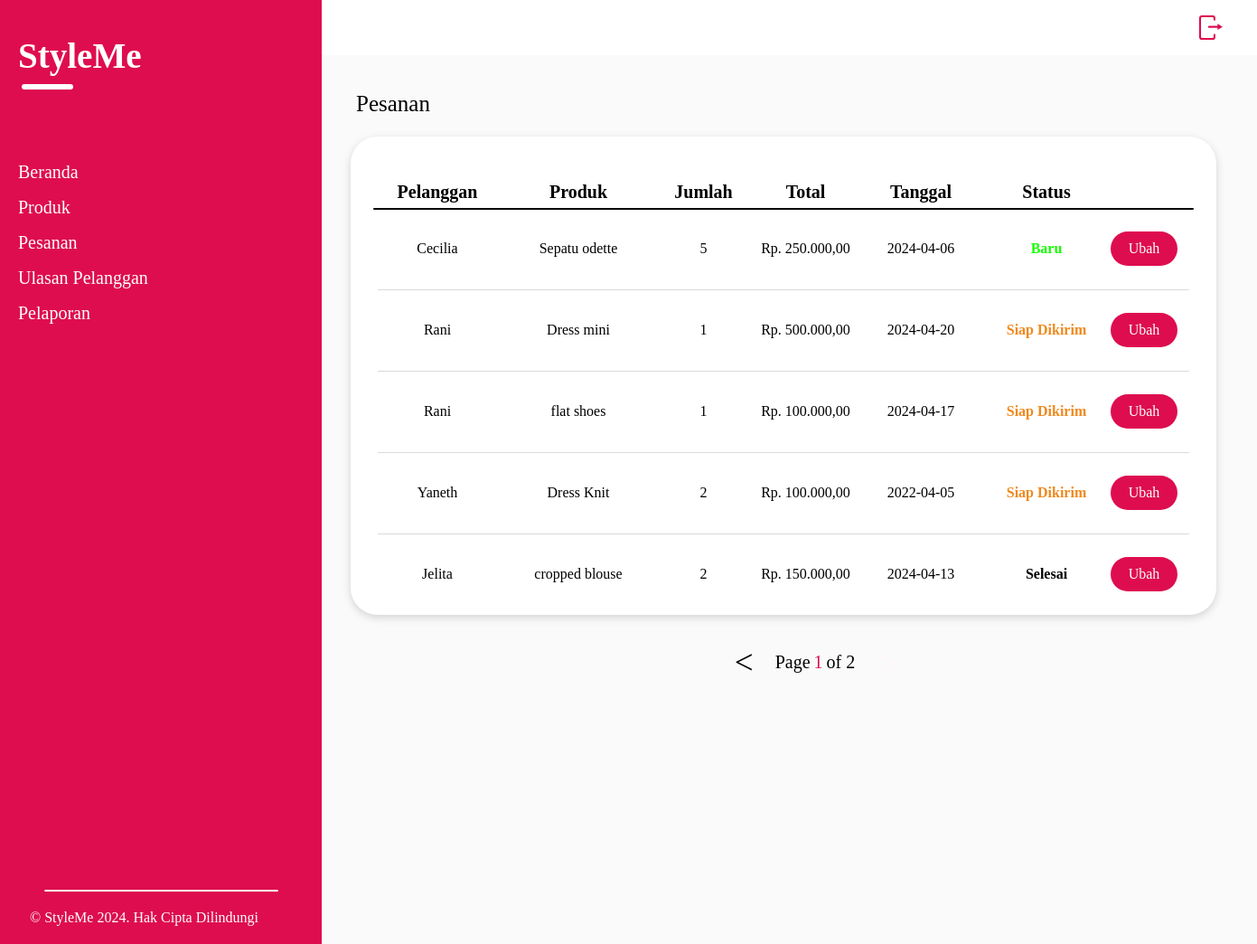
/pesanan.php, run on the app's committed database.
### tables this page shows
CREATE TABLE `pesanan` (
  `id` int(5) NOT NULL,
  `pelanggan` varchar(50) NOT NULL,
  `produk` varchar(200) NOT NULL,
  `jumlah` int(5) NOT NULL,
  `total` varchar(50) NOT NULL,
  `tanggal` date NOT NULL,
  `status` enum('Baru','Siap Dikirim','Selesai') NOT NULL DEFAULT 'Baru',
  `stok_update` int(1) NOT NULL DEFAULT 1
);

### pesanan.php (the view, shortened to what this page needs)
<!DOCTYPE html>
<html>
<head>
</head>
<body>
	<?php require("page_template.php"); ?>
		<div class="col12" id="page-content">
			<div class="row">
				<div id="pesanan-user">
					<p style="display: inline; font-family: Montserrat medium; margin: 0;">Pesanan </p>
				</div>
			</div>
			<div class="col12" style="position: absolute; top: 0; text-align: left;">
				<div id="table-box">
					<?php
						include('config.php');
						$per_page_record = 5;
							if (isset($_GET["page"])) {
								$page  = $_GET["page"];
							}
							else {
							$page=1;
							}
						$start_from = ($page-1) * $per_page_record;
					?>
					<table>
						<tr style="height: 79px;">
							<th style='width: 122px;'>Pelanggan</th>
							<th style="width: 190px;">Produk</th>
							<th style='width: 87px;'>Jumlah</th>
							<th style='width: 139px;'>Total</th>
							<th style="width: 116px;">Tanggal</th>
                            <th style="width: 21px;"></th>
							<th style='width: 120px;'>Status</th>
                            <th style="width: 96px;"></th>
						</tr>
						<hr style='width: 908px; position: absolute; border-radius: 5px; border: none; height: 2px; top: 79px; left: 25px; background-color: black; margin: 0; padding: 0;'>
						<?php
						$query = "SELECT * FROM pesanan ORDER BY status ASC, tanggal DESC LIMIT $start_from, $per_page_record";
						$result = mysqli_query($conn, $query);
						$awal = 169;
						$tambah = 0;
						$jlh_garis = 0;
						while($row = mysqli_fetch_assoc($result)){
							$tambah = $awal + $tambah;
							$awal= 90;
						 ?>
							<tr>
						    <td><?php echo $row['pelanggan'];?></td>
							<td><?php echo $row['produk'];?></td>
						    <td><?php echo $row['jumlah'];?></td>
						    <td>Rp. <?php echo $row['total'];?></td>
                            <td><?php echo $row['tanggal'];?></td>
                            <td></td>
                            <td style="color:
                            /* Untuk mengubah warna sesuai dengan status  */
                            <?php
                            if ($row['status']=="Baru") {
                                echo "#16FF00";
                            } elseif ($row['status']=="Siap Dikirim") {
                                echo "#EF891D";
                            } else {
                                echo "ED0B0B";
                            }?>;"><b><?php echo $row['status'];?><b></td>
                            <td>
                                <div class="dropdown">
                                    <button id="ubah">Ubah</button>
                                </div>
                            </td>
						    </tr>
						<?php
							$jlh_garis++;
							if ($jlh_garis < 5) {
								echo "<hr style='top: " . $tambah . "px;' id='garis'>";
							}
						}
						?>
					</table>
					<div class="col12" id="page">
                        <?php
                            $query = "SELECT COUNT(*) FROM pesanan";
                            $rs_result = mysqli_query($conn, $query);
                            $row = mysqli_fetch_row($rs_result);
                            $total_records = $row[0];
                            $total_pages = ceil($total_records / $per_page_record);
                            if($page >= 2){
                                echo "<a href='pesanan.php?page=".($page-1)."' id='page-num' style='padding: 0 20px 0 0;'>  &lt; </a>";
                            } else {
                                echo "<a href='' id='page-num' style='padding: 0 20px 0 0; color: black'>  &lt; </a>";
                            }
                            ?>
                        <p style="font-size: 20px; font-family: montserrat medium; display: inline-block; padding: 0; margin: 0; position: relative; bottom: 26px;">Page</p> <p style="color: #DE0D4F; font-size: 20px; display: inline-block; padding: 0; margin: 0; font-family: montserrat medium; position: relative; bottom: 26px;"><?php echo $page; ?></p> <p style="font-size: 20px; font-family: montserrat medium; display:inline-block; padding: 0; margin: 0; position: relative; bottom: 26px;"> of <?php echo $total_pages; ?></p>
                        <?php
                            if($page < $total_pages){
                                echo "<a href='pesanan.php?page=".($page+1)."' id='page-num' style='padding: 0 0 0 20px;'>  &gt; </a>";
                            } else {
                                echo "<a href='' id='page-num' style='padding: 0 0 0 20px; color: black'>  &gt; </a>";
                            }
                        ?>
					</div>
				</div>
			</div>
		</div>
</body>
</html>

### pesanan.php (style rules this page uses)
#pesanan-user { color: black; position: relative; text-align: left; left: 6px; top: 40px; font-size: 25px; font-family: montserrat semibold; }
#table-box { width: 958px; height: 529px; box-shadow: 0 3px 10px rgba(0, 0, 0, 0.16); border-radius: 30px; background-color: white; position: relative; display: inline-block; text-align: center; top: 90px; padding: 0 0 0 35px; }
a { text-decoration: none; }
#table-box table { border-collapse: collapse; padding: 0; margin: 0; }
td { font-size: 16px; font-family: Montserrat medium; height: 90px; padding: 0 5px; margin: 0; }
th { font-size: 20px; font-family: montserrat semibold; padding-top: 45px; }
#garis { border: none; background-color: #DADADA; height: 1px; width: 898px; position: absolute; margin: 0; padding: 0; border-radius: 5px; left: 30px; }
#ubah { font-size: 16px; color: white; background-color: #DE0D4F; padding: 10px 20px; font-family: montserrat semibold; transition: 0.3s; cursor: pointer; border: none; border-radius: 30px; }
.dropdown { position: relative; display: inline-block; }
#page { position: absolute; top: 580px; font-family: montserrat medium; text-align: center; }
#page-num { position: relative; bottom: 20px; text-align: center; font-size: 37px; font-family: montserrat medium; display: inline-block; color: #FFF6F6; }

### page_template.php (style rules this page uses)
body { margin: 0; font-family: Montserrat; }
* { box-sizing: border-box; }
.row::after { content: ""; clear: both; display: block; }
[class*="col"] { float: left; padding: 0; margin: 0; text-align: center; }
.col12 { width: 100%; }
#page-content { background-color: #FAFAFA; height: 100%; margin: 0; padding: 0 0 0 32px; position: relative; }

### data on the page
pesanan: pelanggan "Cecilia", produk "Sepatu odette", jumlah "5", total "250.000,00", tanggal "2024-04-06", status "Baru"
pesanan: pelanggan "Rani", produk "Dress mini", jumlah "1", total "500.000,00", tanggal "2024-04-20", status "Siap Dikirim"
pesanan: pelanggan "Rani", produk "flat shoes", jumlah "1", total "100.000,00", tanggal "2024-04-17", status "Siap Dikirim"
pesanan: pelanggan "Yaneth", produk "Dress Knit", jumlah "2", total "100.000,00", tanggal "2022-04-05", status "Siap Dikirim"
pesanan: pelanggan "Jelita", produk "cropped blouse", jumlah "2", total "150.000,00", tanggal "2024-04-13", status "Selesai"

### other printed values
$page "1"
$total_pages "2"
